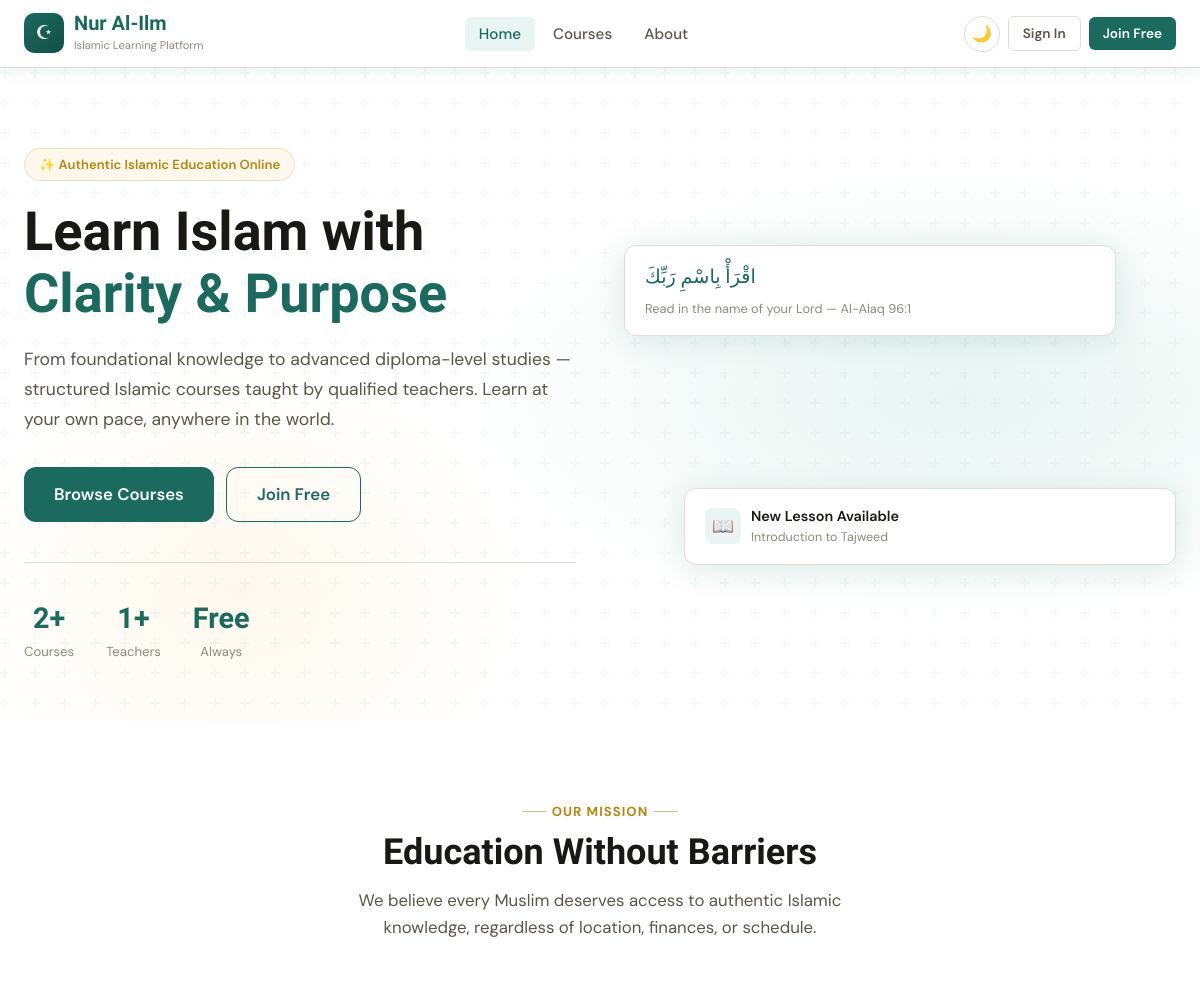
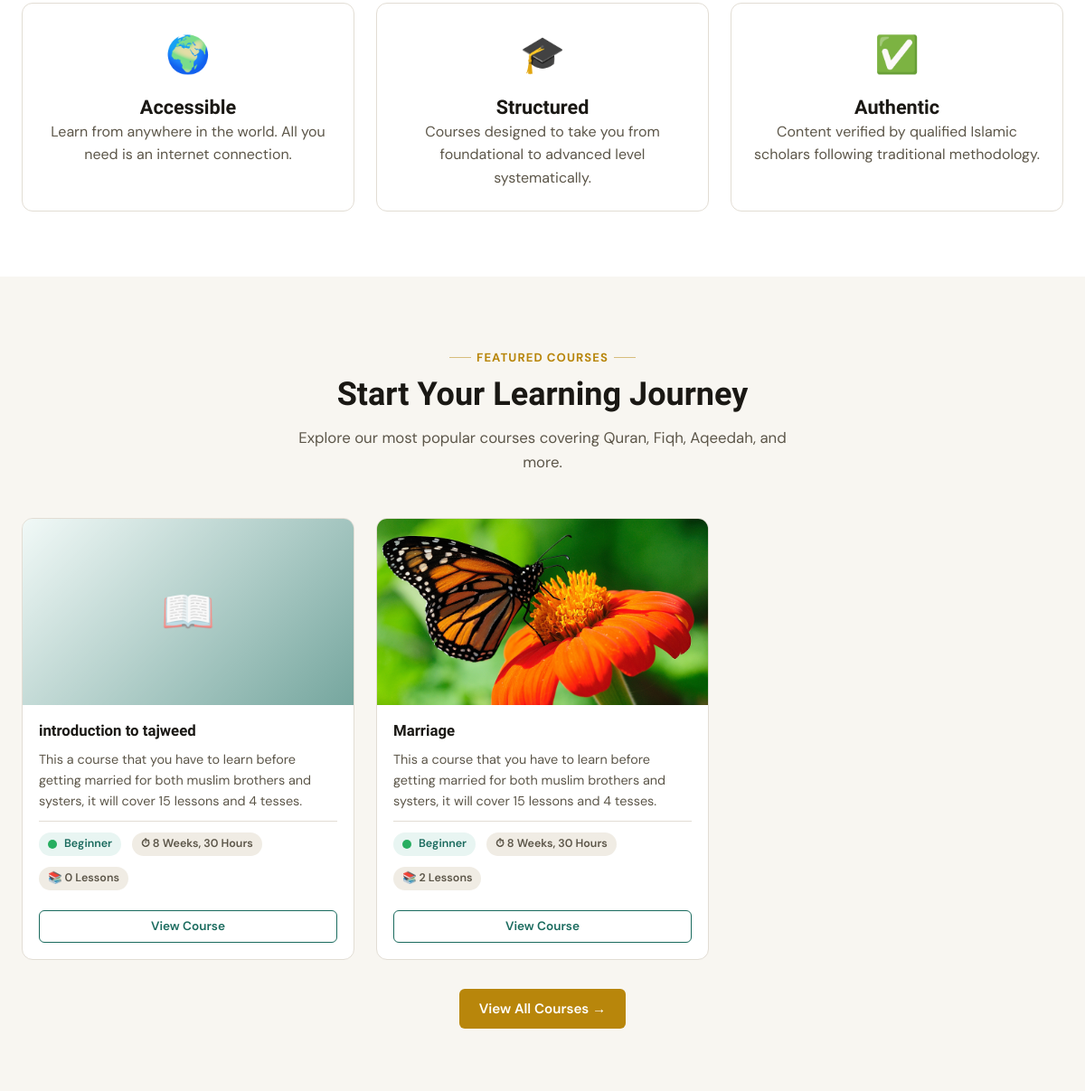
The app's page / (upper part), older data (2 pictures, top to bottom).
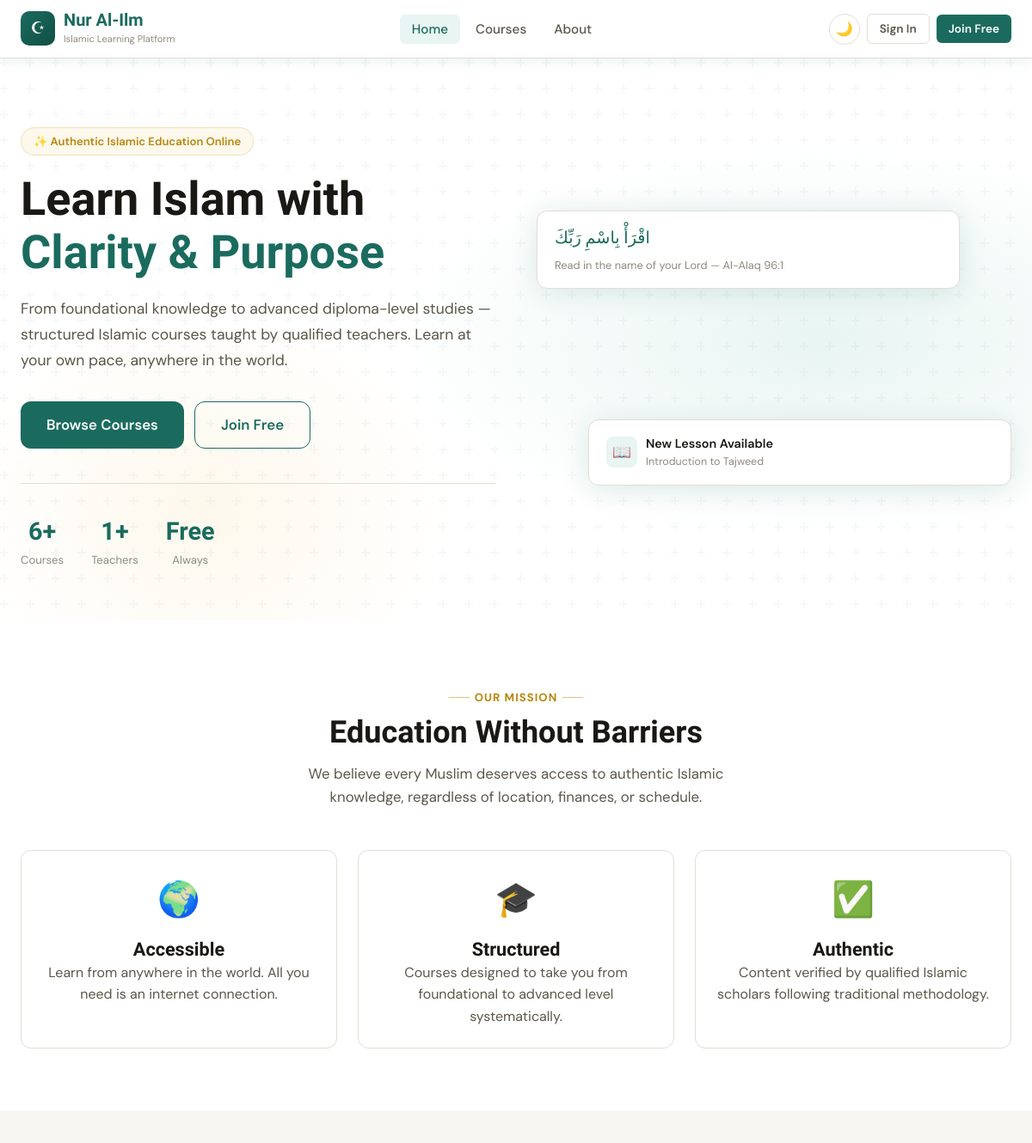
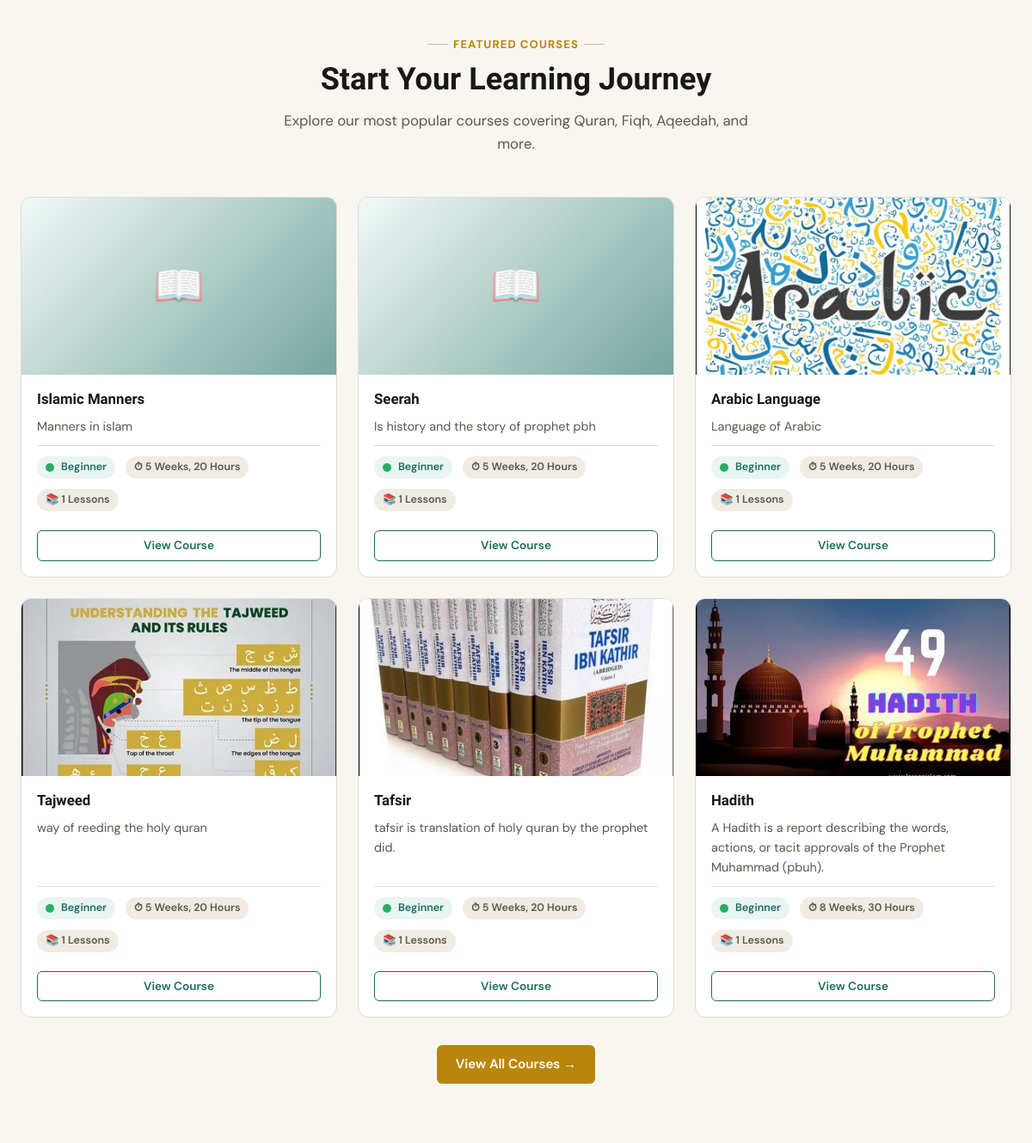
The same page, newer data (2 pictures, top to bottom).
### courses/models.py (models this page shows, shortened)
class Course(models.Model):
    class Level(models.TextChoices):
        BEGINNER = 'beginner', 'Beginner'
        INTERMEDIATE = 'intermediate', 'Intermediate'
        ADVANCED = 'advanced', 'Advanced'
    teacher = models.ForeignKey(
        settings.AUTH_USER_MODEL,
        on_delete=models.CASCADE,
        related_name='courses_taught',
        limit_choices_to={'role': 'teacher'},
    )
    category = models.ForeignKey(
        Category,
        on_delete=models.SET_NULL,
        null=True,
        blank=True,
        related_name='courses',
        help_text="The subject area this course belongs to.",
    )
    title = models.CharField(max_length=200)
    slug = models.SlugField(unique=True, blank=True)
    thumbnail = models.ImageField(upload_to='thumbnails/', blank=True, null=True)
    short_description = models.CharField(max_length=300)
    full_description = models.TextField()
    level = models.CharField(max_length=15, choices=Level.choices, default=Level.BEGINNER)
    duration = models.CharField(max_length=100, help_text="e.g. '8 weeks', '40 hours'")
    is_published = models.BooleanField(default=False)
    created_at = models.DateTimeField(auto_now_add=True)
    updated_at = models.DateTimeField(auto_now=True)
    class Meta:
        ordering = ['-created_at']
    @property
    def lesson_count(self):
        return self.lessons.count()

### courses/views.py (the view)
# urls.py: path('', course_views.home, name='home'),
def home(request):
    featured_courses = (
        Course.objects
        .filter(is_published=True)
        .select_related('category', 'teacher')[:6]
    )
    teachers = User.objects.filter(role=User.Role.TEACHER, is_active=True)[:4]
    featured_categories = (
        Category.objects
        .filter(courses__is_published=True)
        .distinct()
        .order_by('name')[:8]
    )
    context = {
        'featured_courses': featured_courses,
        'teachers': teachers,
        'featured_categories': featured_categories,
    }
    return render(request, 'home.html', context)

### templates/home.html (shortened to what the changed rows need)
{% extends 'base.html' %}
{% block content %}
<section class="hero">
  <div class="container hero-inner">
    <div class="hero-text">
      <h1 class="hero-title">
        Learn Islam with
        <span>Clarity &amp; Purpose</span>
      </h1>
      <div class="hero-stats">
        <div class="stat-item">
          <div class="stat-num">{{ featured_courses.count }}+</div>
          <div class="stat-label">Courses</div>
        </div>
      </div>
    </div>
  </div>
</section>
<section class="section" style="background:var(--surface);">
  <div class="container">
    <div class="section-header">
      <h2>Education Without Barriers</h2>
    </div>
  </div>
</section>
<section class="section">
  <div class="container">
    <div class="section-header">
      <h2>Start Your Learning Journey</h2>
    </div>
    {% if featured_courses %}
      <div class="grid-3">
        {% for course in featured_courses %}
          <div class="card course-card">
            {% if course.thumbnail %}
              <img src="{{ course.thumbnail.url }}" alt="{{ course.title }}" class="course-card-thumb">
            {% else %}
              <div class="course-card-thumb-placeholder">📖</div>
            {% endif %}
            <div class="course-card-body">
              <h3 class="course-card-title">{{ course.title }}</h3>
              <p class="course-card-desc">{{ course.short_description }}</p>
              <div class="course-card-meta">
                <span class="badge badge-teal">
                  <span class="level-indicator level-{{ course.level }}"></span>
                  {{ course.get_level_display }}
                </span>
                <span class="badge badge-gray">⏱ {{ course.duration }}</span>
                <span class="badge badge-gray">📚 {{ course.lesson_count }} lessons</span>
              </div>
              <div class="flex gap-2 mt-2" style="margin-top:12px;">
                <a href="{% url 'course_detail' course.slug %}" class="btn btn-outline btn-sm" style="flex:1;justify-content:center;">View Course</a>
              </div>
            </div>
          </div>
        {% endfor %}
      </div>
    {% else %}
      <div class="empty-state">
        <div class="icon">📚</div>
        <h3>Courses Coming Soon</h3>
        <p>Our teachers are preparing great content. Check back shortly.</p>
      </div>
    {% endif %}
  </div>
</section>
{% endblock %}

Row changes from the older to the newer data that the page shows:
removed Course: title "introduction to tajweed", short_description "This a course that you have to learn before getting married for both muslim brothers and systers, it will cover 15 lessons and 4 tesses.", level "Beginner", duration "8 Weeks, 30 Hours", lesson_count "0"
removed Course: thumbnail (picture), title "Marriage", short_description "This a course that you have to learn before getting married for both muslim brothers and systers, it will cover 15 lessons and 4 tesses.", level "Beginner", duration "8 Weeks, 30 Hours", lesson_count "2"
added Course: title "Islamic Manners", short_description "Manners in islam", level "Beginner", duration "5 Weeks, 20 Hours", lesson_count "1"
added Course: title "Seerah", short_description "Is history and the story of prophet pbh", level "Beginner", duration "5 Weeks, 20 Hours", lesson_count "1"
added Course: thumbnail (picture), title "Arabic Language", short_description "Language of Arabic", level "Beginner", duration "5 Weeks, 20 Hours", lesson_count "1"
added Course: thumbnail (picture), title "Tajweed", short_description "way of reeding the holy quran", level "Beginner", duration "5 Weeks, 20 Hours", lesson_count "1"
added Course: thumbnail (picture), title "Tafsir", short_description "tafsir is translation of holy quran by the prophet did.", level "Beginner", duration "5 Weeks, 20 Hours", lesson_count "1"
added Course: thumbnail (picture), title "Hadith", short_description "A Hadith is a report describing the words, actions, or tacit approvals of the Prophet Muhammad (pbuh).", level "Beginner", duration "8 Weeks, 30 Hours", lesson_count "1"
Text that changed along with them:
{{ featured_courses.count }}: "2" → "6"
